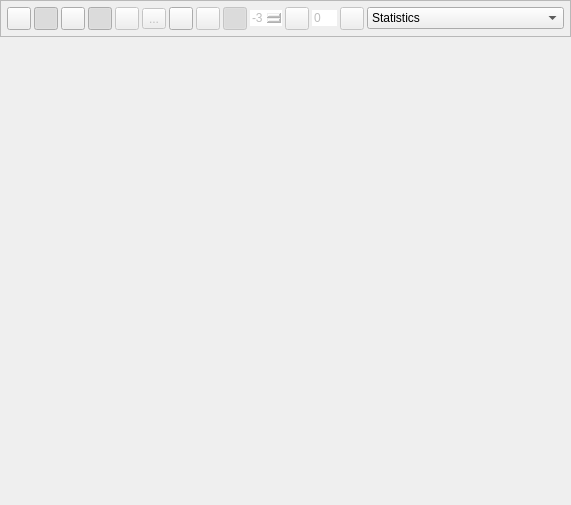
<?xml version="1.0" encoding="UTF-8"?>
<ui version="4.0">
 <class>ViewWidget</class>
 <widget class="QWidget" name="ViewWidget">
  <property name="enabled">
   <bool>true</bool>
  </property>
  <property name="geometry">
   <rect>
    <x>0</x>
    <y>0</y>
    <width>571</width>
    <height>505</height>
   </rect>
  </property>
  <property name="sizePolicy">
   <sizepolicy hsizetype="Expanding" vsizetype="Expanding">
    <horstretch>0</horstretch>
    <verstretch>0</verstretch>
   </sizepolicy>
  </property>
  <property name="windowTitle">
   <string>Form</string>
  </property>
  <property name="styleSheet">
   <string notr="true"/>
  </property>
  <layout class="QVBoxLayout" name="verticalLayout">
   <property name="spacing">
    <number>0</number>
   </property>
   <property name="leftMargin">
    <number>0</number>
   </property>
   <property name="topMargin">
    <number>0</number>
   </property>
   <property name="rightMargin">
    <number>0</number>
   </property>
   <property name="bottomMargin">
    <number>0</number>
   </property>
   <item>
    <widget class="QFrame" name="frameTopV">
     <property name="sizePolicy">
      <sizepolicy hsizetype="Preferred" vsizetype="Preferred">
       <horstretch>0</horstretch>
       <verstretch>0</verstretch>
      </sizepolicy>
     </property>
     <property name="layoutDirection">
      <enum>Qt::LeftToRight</enum>
     </property>
     <property name="styleSheet">
      <string notr="true"/>
     </property>
     <property name="frameShape">
      <enum>QFrame::StyledPanel</enum>
     </property>
     <property name="frameShadow">
      <enum>QFrame::Raised</enum>
     </property>
     <property name="class" stdset="0">
      <string>TopFrame</string>
     </property>
     <layout class="QHBoxLayout" name="horizontalLayout_5">
      <property name="spacing">
       <number>3</number>
      </property>
      <property name="leftMargin">
       <number>6</number>
      </property>
      <property name="topMargin">
       <number>6</number>
      </property>
      <property name="rightMargin">
       <number>6</number>
      </property>
      <property name="bottomMargin">
       <number>6</number>
      </property>
      <item>
       <widget class="QToolButton" name="tbPopoutView">
        <property name="toolTip">
         <string>Pop-out window( shortcut: 'enter')</string>
        </property>
        <property name="text">
         <string/>
        </property>
        <property name="icon">
         <iconset>
          <normaloff>icons/application-resize.png</normaloff>icons/application-resize.png</iconset>
        </property>
        <property name="shortcut">
         <string>Return</string>
        </property>
        <property name="checkable">
         <bool>true</bool>
        </property>
       </widget>
      </item>
      <item>
       <widget class="QToolButton" name="tbLive">
        <property name="focusPolicy">
         <enum>Qt::WheelFocus</enum>
        </property>
        <property name="toolTip">
         <string>Live rendering (shortcut 'd')</string>
        </property>
        <property name="styleSheet">
         <string notr="true"/>
        </property>
        <property name="text">
         <string/>
        </property>
        <property name="icon">
         <iconset>
          <normaloff>icons/monitor-dead.png</normaloff>
          <normalon>icons/monitor-live.png</normalon>icons/monitor-dead.png</iconset>
        </property>
        <property name="checkable">
         <bool>true</bool>
        </property>
        <property name="checked">
         <bool>true</bool>
        </property>
       </widget>
      </item>
      <item>
       <widget class="QToolButton" name="tbChangeColormap">
        <property name="toolTip">
         <string>Change colormap (shortcut: 'c')</string>
        </property>
        <property name="text">
         <string/>
        </property>
        <property name="icon">
         <iconset>
          <normaloff>icons/color.png</normaloff>icons/color.png</iconset>
        </property>
        <property name="shortcut">
         <string>C</string>
        </property>
       </widget>
      </item>
      <item>
       <widget class="QToolButton" name="tbToggleColorbar">
        <property name="minimumSize">
         <size>
          <width>23</width>
          <height>22</height>
         </size>
        </property>
        <property name="toolTip">
         <string>Toggle colorbar (shortcut: 'b')</string>
        </property>
        <property name="text">
         <string/>
        </property>
        <property name="icon">
         <iconset>
          <normaloff>icons/colorbar.png</normaloff>icons/colorbar.png</iconset>
        </property>
        <property name="checkable">
         <bool>true</bool>
        </property>
        <property name="checked">
         <bool>true</bool>
        </property>
       </widget>
      </item>
      <item>
       <widget class="QToolButton" name="tbZoomIn">
        <property name="enabled">
         <bool>false</bool>
        </property>
        <property name="toolTip">
         <string>Zoom in (shortcut: 'i')</string>
        </property>
        <property name="text">
         <string/>
        </property>
        <property name="icon">
         <iconset>
          <normaloff>icons/magnifier-zoom-in.png</normaloff>icons/magnifier-zoom-in.png</iconset>
        </property>
        <property name="shortcut">
         <string>I</string>
        </property>
       </widget>
      </item>
      <item>
       <widget class="QToolButton" name="tbZoomOut">
        <property name="enabled">
         <bool>false</bool>
        </property>
        <property name="toolTip">
         <string>Zoom out (shortcut: 'o')</string>
        </property>
        <property name="text">
         <string>...</string>
        </property>
        <property name="icon">
         <iconset>
          <normaloff>icons/magnifier-zoom-out.png</normaloff>icons/magnifier-zoom-out.png</iconset>
        </property>
        <property name="shortcut">
         <string>O</string>
        </property>
       </widget>
      </item>
      <item>
       <widget class="QToolButton" name="tbShowBoxes">
        <property name="toolTip">
         <string>Particle boxes (shortcut 'space')</string>
        </property>
        <property name="text">
         <string/>
        </property>
        <property name="icon">
         <iconset>
          <normaloff>icons/boxes.png</normaloff>icons/boxes.png</iconset>
        </property>
        <property name="shortcut">
         <string>Space</string>
        </property>
        <property name="checkable">
         <bool>true</bool>
        </property>
        <property name="checked">
         <bool>false</bool>
        </property>
       </widget>
      </item>
      <item>
       <widget class="QToolButton" name="tbLogIntensity">
        <property name="enabled">
         <bool>false</bool>
        </property>
        <property name="toolTip">
         <string>Log intensity (shortcut: 'l')</string>
        </property>
        <property name="text">
         <string/>
        </property>
        <property name="icon">
         <iconset>
          <normaloff>icons/logscale.png</normaloff>icons/logscale.png</iconset>
        </property>
        <property name="shortcut">
         <string>L</string>
        </property>
        <property name="checkable">
         <bool>true</bool>
        </property>
       </widget>
      </item>
      <item>
       <widget class="QToolButton" name="tbToggleHistogramContrast">
        <property name="enabled">
         <bool>false</bool>
        </property>
        <property name="toolTip">
         <string>Toggle histogram contrast limits (shortcut: 'h')</string>
        </property>
        <property name="text">
         <string/>
        </property>
        <property name="icon">
         <iconset>
          <normaloff>icons/histogram.png</normaloff>icons/histogram.png</iconset>
        </property>
        <property name="shortcut">
         <string>H</string>
        </property>
        <property name="checkable">
         <bool>true</bool>
        </property>
        <property name="checked">
         <bool>true</bool>
        </property>
       </widget>
      </item>
      <item>
       <widget class="QSpinBox" name="sbHistogramCutoff">
        <property name="enabled">
         <bool>false</bool>
        </property>
        <property name="sizePolicy">
         <sizepolicy hsizetype="Fixed" vsizetype="Fixed">
          <horstretch>0</horstretch>
          <verstretch>0</verstretch>
         </sizepolicy>
        </property>
        <property name="styleSheet">
         <string notr="true">border-radius: 0px;</string>
        </property>
        <property name="minimum">
         <number>-5</number>
        </property>
        <property name="maximum">
         <number>5</number>
        </property>
        <property name="value">
         <number>-3</number>
        </property>
       </widget>
      </item>
      <item>
       <widget class="QToolButton" name="tbPrevImage">
        <property name="enabled">
         <bool>false</bool>
        </property>
        <property name="toolTip">
         <string>Previous image (shortcut: 'p' or 'P')</string>
        </property>
        <property name="text">
         <string/>
        </property>
        <property name="icon">
         <iconset>
          <normaloff>icons/arrow-180.png</normaloff>icons/arrow-180.png</iconset>
        </property>
       </widget>
      </item>
      <item>
       <widget class="QLineEdit" name="leImageIndex">
        <property name="enabled">
         <bool>false</bool>
        </property>
        <property name="sizePolicy">
         <sizepolicy hsizetype="Maximum" vsizetype="Maximum">
          <horstretch>0</horstretch>
          <verstretch>0</verstretch>
         </sizepolicy>
        </property>
        <property name="minimumSize">
         <size>
          <width>0</width>
          <height>0</height>
         </size>
        </property>
        <property name="maximumSize">
         <size>
          <width>25</width>
          <height>16777215</height>
         </size>
        </property>
        <property name="styleSheet">
         <string notr="true">border-radius: 0px;</string>
        </property>
        <property name="text">
         <string>0</string>
        </property>
       </widget>
      </item>
      <item>
       <widget class="QToolButton" name="tbNextImage">
        <property name="enabled">
         <bool>false</bool>
        </property>
        <property name="toolTip">
         <string>Next image (shortcut: 'n' or 'N')</string>
        </property>
        <property name="text">
         <string/>
        </property>
        <property name="icon">
         <iconset>
          <normaloff>icons/arrow.png</normaloff>icons/arrow.png</iconset>
        </property>
        <property name="shortcut">
         <string>N</string>
        </property>
       </widget>
      </item>
      <item>
       <widget class="QComboBox" name="comboView">
        <property name="minimumSize">
         <size>
          <width>150</width>
          <height>0</height>
         </size>
        </property>
        <item>
         <property name="text">
          <string>Statistics</string>
         </property>
        </item>
        <item>
         <property name="text">
          <string>Drift</string>
         </property>
        </item>
        <item>
         <property name="text">
          <string>Drift error</string>
         </property>
        </item>
        <item>
         <property name="text">
          <string>Peak significance</string>
         </property>
        </item>
        <item>
         <property name="text">
          <string>Correlation coefficient</string>
         </property>
        </item>
        <item>
         <property name="text">
          <string>CTF diagnostic</string>
         </property>
        </item>
        <item>
         <property name="text">
          <string>Logistic weights</string>
         </property>
        </item>
        <item>
         <property name="text">
          <string>Fourier Ring Correlation</string>
         </property>
        </item>
        <item>
         <property name="text">
          <string>-----------------------------</string>
         </property>
        </item>
        <item>
         <property name="text">
          <string>First image</string>
         </property>
        </item>
        <item>
         <property name="text">
          <string>Image sum</string>
         </property>
        </item>
        <item>
         <property name="text">
          <string>Dose filtered sum</string>
         </property>
        </item>
        <item>
         <property name="text">
          <string>Fourier mag</string>
         </property>
        </item>
        <item>
         <property name="text">
          <string>Polar mag</string>
         </property>
        </item>
        <item>
         <property name="text">
          <string>Cross correlations</string>
         </property>
        </item>
        <item>
         <property name="text">
          <string>--------Gauto------------</string>
         </property>
        </item>
       </widget>
      </item>
     </layout>
    </widget>
   </item>
   <item>
    <widget class="MplCanvas" name="viewCanvas" native="true">
     <property name="sizePolicy">
      <sizepolicy hsizetype="Expanding" vsizetype="Expanding">
       <horstretch>0</horstretch>
       <verstretch>0</verstretch>
      </sizepolicy>
     </property>
     <property name="minimumSize">
      <size>
       <width>0</width>
       <height>0</height>
      </size>
     </property>
     <property name="cursor">
      <cursorShape>CrossCursor</cursorShape>
     </property>
     <property name="styleSheet">
      <string notr="true"/>
     </property>
    </widget>
   </item>
  </layout>
 </widget>
 <customwidgets>
  <customwidget>
   <class>MplCanvas</class>
   <extends>QWidget</extends>
   <header>MplCanvas.h</header>
   <container>1</container>
  </customwidget>
 </customwidgets>
 <resources/>
 <connections/>
</ui>
